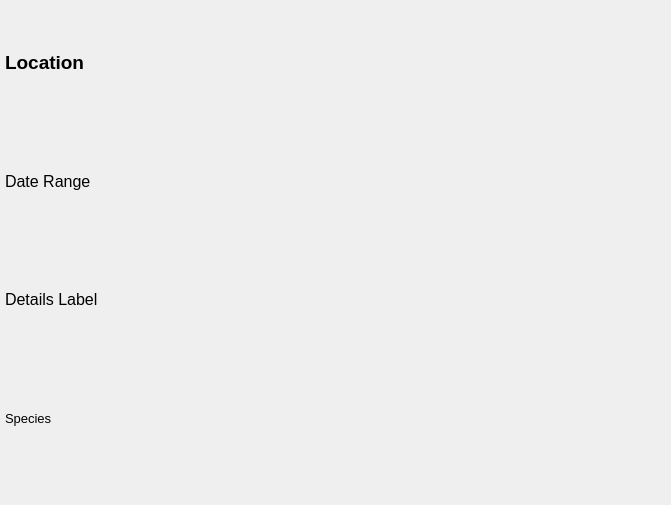
<?xml version="1.0" encoding="UTF-8"?>
<ui version="4.0">
 <class>frmPhotos</class>
 <widget class="QWidget" name="frmPhotos">
  <property name="geometry">
   <rect>
    <x>0</x>
    <y>0</y>
    <width>671</width>
    <height>505</height>
   </rect>
  </property>
  <property name="sizePolicy">
   <sizepolicy hsizetype="Preferred" vsizetype="Preferred">
    <horstretch>0</horstretch>
    <verstretch>0</verstretch>
   </sizepolicy>
  </property>
  <property name="minimumSize">
   <size>
    <width>200</width>
    <height>300</height>
   </size>
  </property>
  <property name="sizeIncrement">
   <size>
    <width>0</width>
    <height>0</height>
   </size>
  </property>
  <property name="windowTitle">
   <string>Species Report</string>
  </property>
  <property name="windowIcon">
   <iconset resource="icons.qrc">
    <normaloff>:/icon_bird.png</normaloff>:/icon_bird.png</iconset>
  </property>
  <widget class="QScrollArea" name="scrollArea">
   <property name="geometry">
    <rect>
     <x>0</x>
     <y>0</y>
     <width>671</width>
     <height>480</height>
    </rect>
   </property>
   <property name="sizePolicy">
    <sizepolicy hsizetype="Expanding" vsizetype="Expanding">
     <horstretch>0</horstretch>
     <verstretch>0</verstretch>
    </sizepolicy>
   </property>
   <property name="frameShape">
    <enum>QFrame::NoFrame</enum>
   </property>
   <property name="frameShadow">
    <enum>QFrame::Plain</enum>
   </property>
   <property name="lineWidth">
    <number>0</number>
   </property>
   <property name="widgetResizable">
    <bool>true</bool>
   </property>
   <property name="alignment">
    <set>Qt::AlignLeading|Qt::AlignLeft|Qt::AlignTop</set>
   </property>
   <widget class="QWidget" name="layLists">
    <property name="geometry">
     <rect>
      <x>0</x>
      <y>0</y>
      <width>671</width>
      <height>480</height>
     </rect>
    </property>
    <property name="sizePolicy">
     <sizepolicy hsizetype="Expanding" vsizetype="Expanding">
      <horstretch>0</horstretch>
      <verstretch>0</verstretch>
     </sizepolicy>
    </property>
    <layout class="QVBoxLayout" name="verticalLayout_3">
     <property name="spacing">
      <number>4</number>
     </property>
     <property name="leftMargin">
      <number>5</number>
     </property>
     <property name="topMargin">
      <number>5</number>
     </property>
     <property name="rightMargin">
      <number>5</number>
     </property>
     <property name="bottomMargin">
      <number>5</number>
     </property>
     <item>
      <widget class="QLabel" name="lblLocation">
       <property name="font">
        <font>
         <pointsize>14</pointsize>
         <weight>75</weight>
         <bold>true</bold>
        </font>
       </property>
       <property name="text">
        <string>Location</string>
       </property>
       <property name="wordWrap">
        <bool>true</bool>
       </property>
      </widget>
     </item>
     <item>
      <widget class="QLabel" name="lblDateRange">
       <property name="font">
        <font>
         <pointsize>12</pointsize>
         <weight>50</weight>
         <bold>false</bold>
        </font>
       </property>
       <property name="lineWidth">
        <number>0</number>
       </property>
       <property name="text">
        <string>Date Range</string>
       </property>
      </widget>
     </item>
     <item>
      <widget class="QLabel" name="lblDetails">
       <property name="font">
        <font>
         <pointsize>12</pointsize>
         <weight>50</weight>
         <bold>false</bold>
        </font>
       </property>
       <property name="lineWidth">
        <number>0</number>
       </property>
       <property name="text">
        <string>Details Label</string>
       </property>
      </widget>
     </item>
     <item>
      <widget class="QLabel" name="lblSpecies">
       <property name="font">
        <font>
         <pointsize>10</pointsize>
        </font>
       </property>
       <property name="text">
        <string>Species</string>
       </property>
      </widget>
     </item>
     <item>
      <layout class="QGridLayout" name="gridPhotos"/>
     </item>
    </layout>
   </widget>
  </widget>
  <action name="actionSetDateFilter">
   <property name="text">
    <string>Set Filter to Date</string>
   </property>
  </action>
  <action name="actionSetLocationFilter">
   <property name="text">
    <string>Set Filter to Location</string>
   </property>
  </action>
  <action name="actionSetFirstDateFilter">
   <property name="text">
    <string>Set Filter to &quot;First&quot; Date</string>
   </property>
  </action>
  <action name="actionSetLastDateFilter">
   <property name="text">
    <string>Set Filter to &quot;Last&quot; Date</string>
   </property>
  </action>
  <action name="actionSetSpeciesFilter">
   <property name="text">
    <string>Set Filter to Species</string>
   </property>
  </action>
  <action name="actionSetCountryFilter">
   <property name="text">
    <string>Set Filter to Country</string>
   </property>
  </action>
  <action name="actionSetStateFilter">
   <property name="text">
    <string>Set Filter to State</string>
   </property>
  </action>
  <action name="actionSetCountyFilter">
   <property name="text">
    <string>Set Filter to County</string>
   </property>
  </action>
 </widget>
 <resources>
  <include location="icons.qrc"/>
 </resources>
 <connections/>
</ui>
